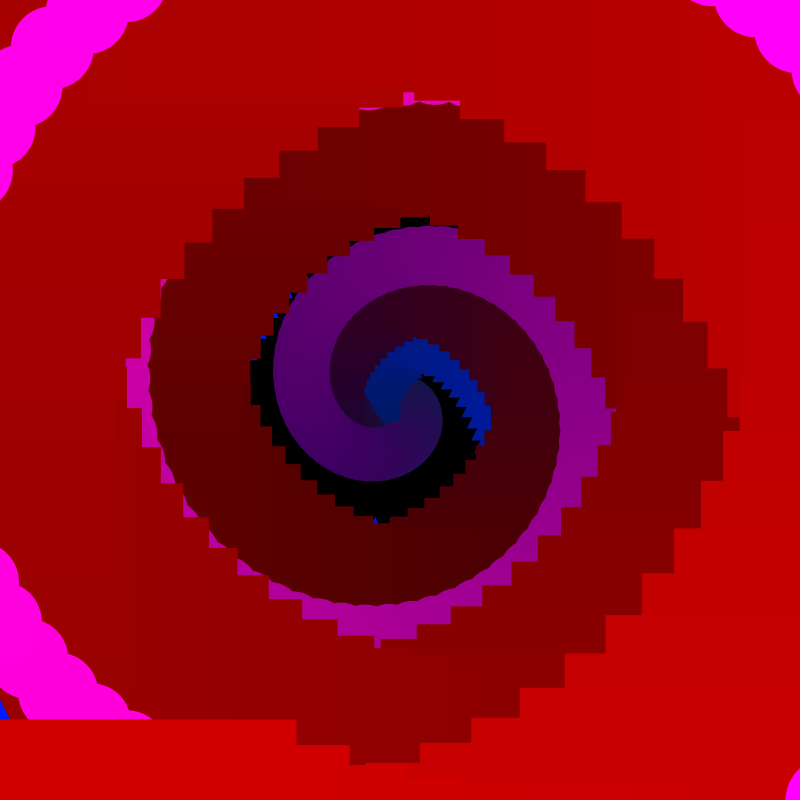
Frame 1 (no input)
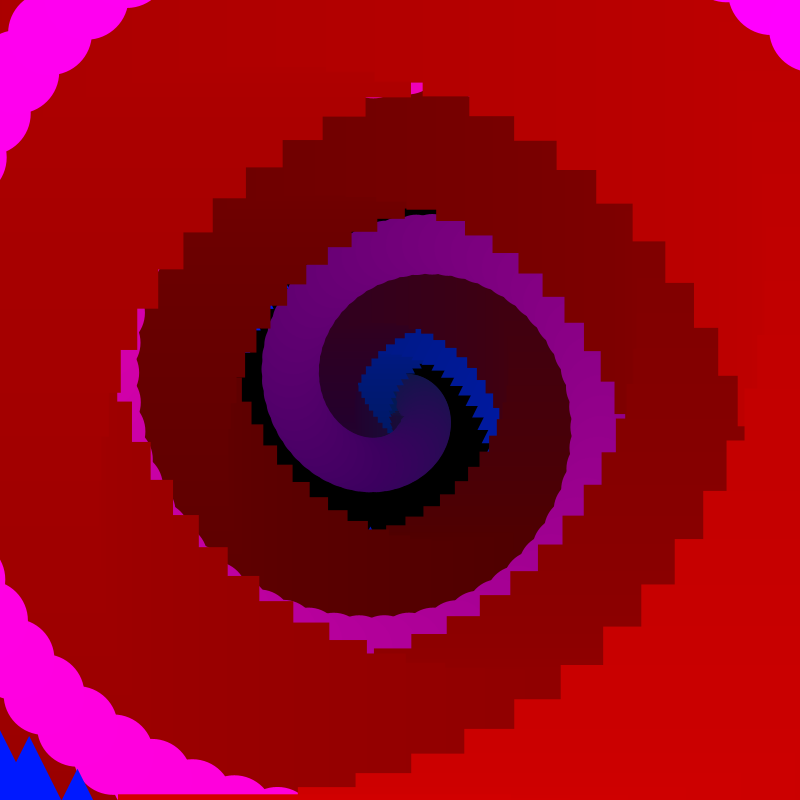
Frame 60 (the mouse pressed at the canvas centre just before this capture)
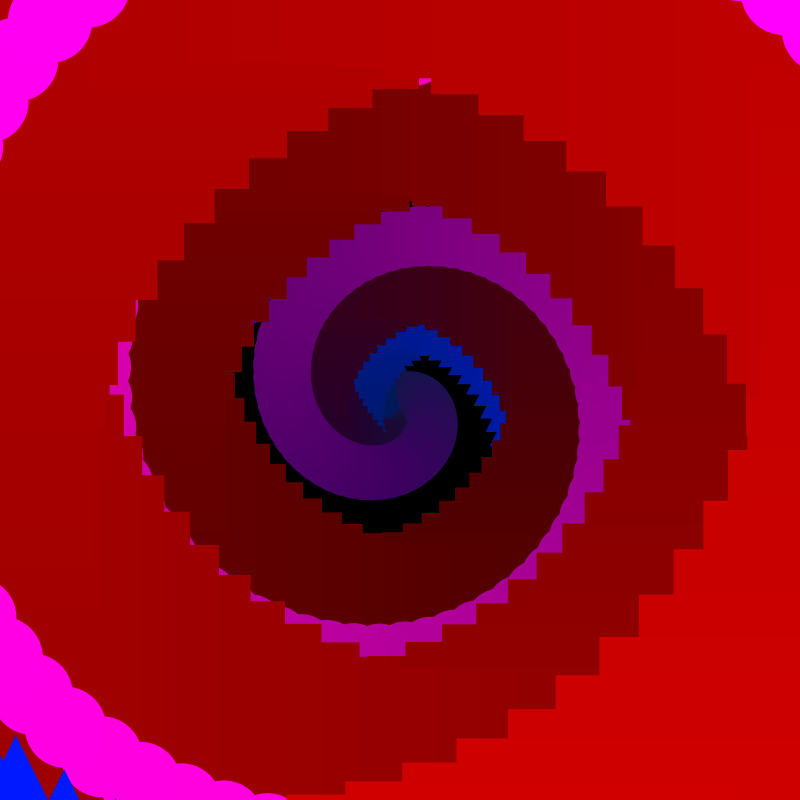
Frame 120 (the mouse held since frame 60 and released just before this capture)

The Processing sketch that drew these frames (run headless with seeded random() and noise(); from frame 60 on, the mouse is pressed at the canvas centre):

// Processing sketch: circ_tri_rect_3
// ── circ_tri_rect_3.pde
float time = 0; 

void setup() {
  size(800, 800);
}

void draw(){
  background(0);
  noStroke();
  
  // Color start values
  int yCircleFill = 10;
  int xCircleFill = 25;
  int pCircleFill = 70;
  
  int yRectFill = 10;
  int xRectFill = 26;
  int pRectFill = 70;
  
  int yTriFill = 10;
  int xTriFill = 25;
  int pTriFill = 70;
  
  for (int i = 0; i < 200; i++) {
    // ---------------- Circles ----------------
    float radius = i * 3;
    float xCircle = width/2 + radius * cos(time + i * 0.1);
    float yCircle = height/2 + radius * sin(time + i * 0.1);
    float sizeCircle = 50 + i * 0.2; // optional growth of circle size

    fill(yCircleFill, xCircleFill, pCircleFill);
    circle(xCircle, yCircle, sizeCircle);
    
    // Update circle color
    yCircleFill += 2;
    xCircleFill -= 1;
    pCircleFill += 1;
    
    // ---------------- Rectangles ----------------
    float xRect = width/2 + radius * cos(time + i * 0.1 + PI/3); // slight phase shift
    float yRect = height/2 + radius * sin(time + i * 0.1 + PI/3);
    float sizeRect = 15 + i * 1.9;

    fill(yRectFill, xRectFill, pRectFill);
    rectMode(CENTER);
    rect(xRect, yRect, sizeRect, sizeRect);

    // Update rectangle color
    yRectFill += 1;
    xRectFill -= 0.2;
    pRectFill -= 1;
    
    // ---------------- Triangles ----------------
    float xTri = width/2 + radius * cos(time + i * 0.1 + PI/1.5); // another phase shift
    float yTri = height/2 + radius * sin(time + i * 0.1 + PI/1.5);
    float sizeTri = 70 + i * 0.8;

    fill(yTriFill, xTriFill, pTriFill);
    triangle(
      xTri, yTri - sizeTri/2,
      xTri - sizeTri/2, yTri + sizeTri/2,
      xTri + sizeTri/2, yTri + sizeTri/2
    );

    // Update triangle color
    yTriFill -= 1;
    xTriFill += 0.2;
    pTriFill += 2;
  }
  
  time += 0.10;
}
